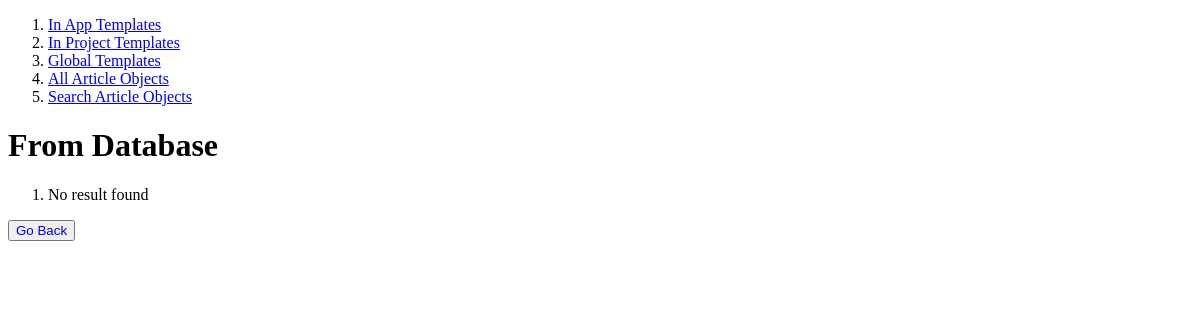
The page /article/objects/ on the database as committed earlier.
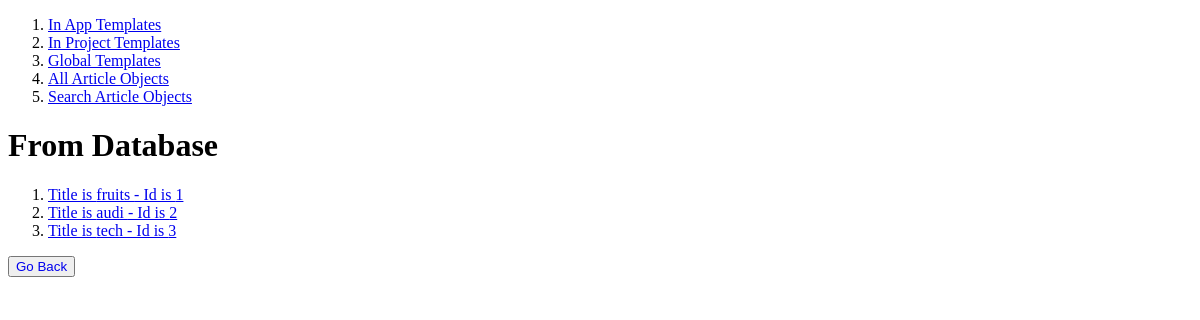
The same page on the database as committed later.
### articles/models.py (models this page shows)
class article(models.Model):
    title = models.TextField()
    content = models.TextField()
    class Meta:
        ordering = ['id']

### articles/views.py (the view)
# urls.py: path('objects/',show_objects,name="article_objects"),
def show_objects(request,id=None):
    context = {}
    if id is not None:
        object = article.objects.get(id=id)
        context['object'] = object
    else:
        objects = article.objects.all()
        context['objects'] = objects
    return render(request,"articles/article_objects.html",context)

### articles/templates/articles/article_objects.html
{% extends "base.html" %}
{% block content %}
    <h1>From Database</h1>
    {% if objects %}
        <ol>
            {% for object in objects %}
                <li><a href="{{object.id}}">Title is {{object.title}} - Id is {{object.id}}</a></li>
            {% endfor %}
        </ol>
    {% else %}
        {% if object %}
            <ol>
                <li>Title is {{object.title}} - Id is {{object.id}}</li>
            </ol>
        {% else %}
            <ol>
                <li>No result found</li>
            </ol>
        {% endif %}
    {% endif %}
    <button><a href="http://127.0.0.1:8000/article/search/" style="text-decoration:none;">Go Back</a></button>
{% endblock content %}

### templates/base.html (shortened to what this page needs)
<!DOCTYPE html>
<html lang="en">
<head>
</head>
<body>
    <ol>
        <li><a href="{%url 'in_app_templates' %}">In App Templates</a></li>
        <li><a href="{%url 'in_project_templates' %}">In Project Templates</a></li>
        <li><a href="{%url 'global_templates' %}">Global Templates</a></li>
        <li><a href="{%url 'article_objects' %}">All Article Objects</a></li>
        <li><a href="{%url 'search_article' %}">Search Article Objects</a></li>
    </ol>
    {% block content %}
    {% endblock content %}
</body>
</html>

Rows that differ between the two databases and show on the page:
added article: title "fruits", id "1"
added article: title "audi", id "2"
added article: title "tech", id "3"
Other text that changed with them:
text no longer shown: "No result found"
